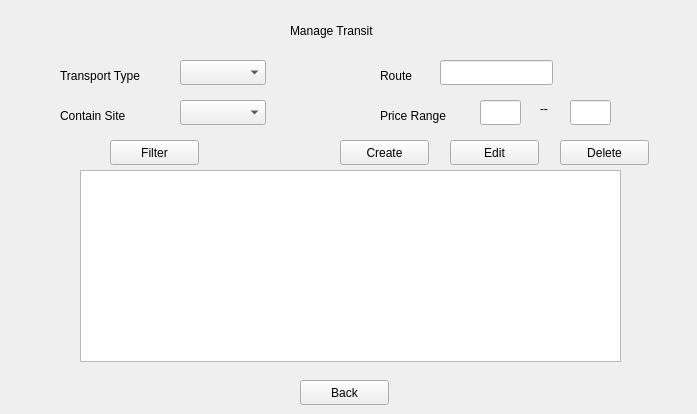
<?xml version="1.0" encoding="UTF-8"?>
<ui version="4.0">
 <class>Form</class>
 <widget class="QWidget" name="Form">
  <property name="geometry">
   <rect>
    <x>0</x>
    <y>0</y>
    <width>697</width>
    <height>414</height>
   </rect>
  </property>
  <property name="windowTitle">
   <string>Form</string>
  </property>
  <widget class="QLabel" name="label">
   <property name="geometry">
    <rect>
     <x>290</x>
     <y>20</y>
     <width>121</width>
     <height>21</height>
    </rect>
   </property>
   <property name="text">
    <string>Manage Transit</string>
   </property>
  </widget>
  <widget class="QLabel" name="label_2">
   <property name="geometry">
    <rect>
     <x>60</x>
     <y>60</y>
     <width>111</width>
     <height>31</height>
    </rect>
   </property>
   <property name="text">
    <string>Transport Type</string>
   </property>
  </widget>
  <widget class="QComboBox" name="comboBox">
   <property name="geometry">
    <rect>
     <x>180</x>
     <y>60</y>
     <width>86</width>
     <height>25</height>
    </rect>
   </property>
  </widget>
  <widget class="QLabel" name="label_3">
   <property name="geometry">
    <rect>
     <x>380</x>
     <y>60</y>
     <width>111</width>
     <height>31</height>
    </rect>
   </property>
   <property name="text">
    <string>Route</string>
   </property>
  </widget>
  <widget class="QLineEdit" name="lineEdit">
   <property name="geometry">
    <rect>
     <x>440</x>
     <y>60</y>
     <width>113</width>
     <height>25</height>
    </rect>
   </property>
  </widget>
  <widget class="QLabel" name="label_4">
   <property name="geometry">
    <rect>
     <x>60</x>
     <y>100</y>
     <width>111</width>
     <height>31</height>
    </rect>
   </property>
   <property name="text">
    <string>Contain Site</string>
   </property>
  </widget>
  <widget class="QComboBox" name="comboBox_2">
   <property name="geometry">
    <rect>
     <x>180</x>
     <y>100</y>
     <width>86</width>
     <height>25</height>
    </rect>
   </property>
  </widget>
  <widget class="QLabel" name="label_5">
   <property name="geometry">
    <rect>
     <x>380</x>
     <y>100</y>
     <width>111</width>
     <height>31</height>
    </rect>
   </property>
   <property name="text">
    <string>Price Range</string>
   </property>
  </widget>
  <widget class="QLineEdit" name="lineEdit_2">
   <property name="geometry">
    <rect>
     <x>480</x>
     <y>100</y>
     <width>41</width>
     <height>25</height>
    </rect>
   </property>
  </widget>
  <widget class="QLabel" name="label_6">
   <property name="geometry">
    <rect>
     <x>540</x>
     <y>100</y>
     <width>21</width>
     <height>17</height>
    </rect>
   </property>
   <property name="text">
    <string>--</string>
   </property>
  </widget>
  <widget class="QLineEdit" name="lineEdit_3">
   <property name="geometry">
    <rect>
     <x>570</x>
     <y>100</y>
     <width>41</width>
     <height>25</height>
    </rect>
   </property>
  </widget>
  <widget class="QPushButton" name="pushButton">
   <property name="geometry">
    <rect>
     <x>110</x>
     <y>140</y>
     <width>89</width>
     <height>25</height>
    </rect>
   </property>
   <property name="text">
    <string>Filter</string>
   </property>
  </widget>
  <widget class="QPushButton" name="pushButton_2">
   <property name="geometry">
    <rect>
     <x>340</x>
     <y>140</y>
     <width>89</width>
     <height>25</height>
    </rect>
   </property>
   <property name="text">
    <string>Create</string>
   </property>
  </widget>
  <widget class="QPushButton" name="pushButton_3">
   <property name="geometry">
    <rect>
     <x>450</x>
     <y>140</y>
     <width>89</width>
     <height>25</height>
    </rect>
   </property>
   <property name="text">
    <string>Edit</string>
   </property>
  </widget>
  <widget class="QPushButton" name="pushButton_4">
   <property name="geometry">
    <rect>
     <x>560</x>
     <y>140</y>
     <width>89</width>
     <height>25</height>
    </rect>
   </property>
   <property name="text">
    <string>Delete</string>
   </property>
  </widget>
  <widget class="QPushButton" name="pushButton_5">
   <property name="geometry">
    <rect>
     <x>300</x>
     <y>380</y>
     <width>89</width>
     <height>25</height>
    </rect>
   </property>
   <property name="text">
    <string>Back</string>
   </property>
  </widget>
  <widget class="QTableWidget" name="tableWidget">
   <property name="geometry">
    <rect>
     <x>80</x>
     <y>170</y>
     <width>541</width>
     <height>192</height>
    </rect>
   </property>
  </widget>
 </widget>
 <resources/>
 <connections/>
</ui>
